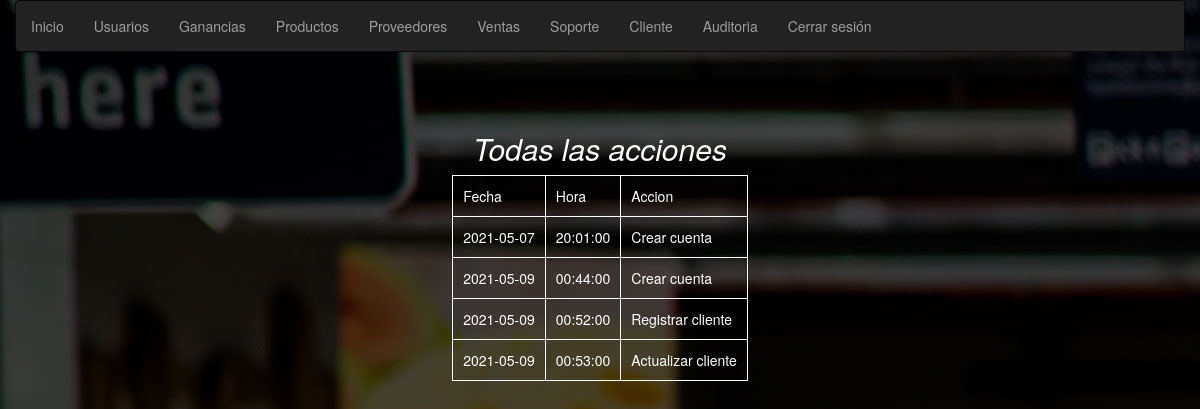
Screenshot of /frontend/view/user_auditoria.php with the database file from the repository.
### tables this page shows
CREATE TABLE `auditoria` (
  `cod_aud` int(11) NOT NULL,
  `fec_aud` date NOT NULL,
  `hor_aud` time NOT NULL,
  `acc_aud` varchar(30) NOT NULL
);

### backend/class/conexion.php (called while the page is built, shortened)
<?php
class connection{
    private $server;
    private $user;
    private $pass;
    private $dataBase;
    private $connection_exec;
    public $query_exec;
    public $pointer;
    public function __construct(){
         $this->server = 'localhost';
         $this->user = 'root';
         $this->pass = '';
         $this->dataBase = 'variedades_tricolor';
    }
    public function connectionDB(){
        $this->connection_exec = new mysqli($this->server,$this->user,$this->pass,$this->dataBase);
    }
    public function query_go(){
        return $this->connection_exec->query( $this->query_exec);
    }
    public function data_box(){
        return $this->pointer->fetch_assoc();
    }
}
?>

### backend/class/auditoria.php (called while the page is built, shortened)
<?php
require_once('conexion.php');
class auditoria extends connection{
function read_aud(){
	$this->query_exec = "SELECT * FROM auditoria;";
	return $this->query_go();
}
}
 ?>

### frontend/view/user_auditoria.php (the view, shortened to what this page needs)
<?php
require("shorcut_user.php");
require('../../backend/class/auditoria.php');
$aud = new auditoria;
?>
<center>
<div class="row">
	<div class="col-sm-12">
		<br><br>
		<h2><cite>Todas las acciones</cite></h2>
		<table>
					<tr>
						<td>
							Fecha
						</td>
						<td>
							Hora
						</td>
						<td>
							Accion
						</td>
					</tr>
			<?php
				$aud->pointer = $aud->read_aud();
				while($data = $aud->data_box()){
			?>
				<tr>
						<td>
							<?php echo $data['fec_aud'];?>
						</td>
						<td>
							<?php echo $data['hor_aud'];?>
						</td>
						<td>
							<?php echo $data['acc_aud'];?>
						</td>
							<?php
				}
			?>
		</table>
	</div>
</div>
</center>

### frontend/css/estilos.css (style rules this page uses)
body { background-image: url(font_final.jpg) !important; color: #FFFFFF !important; }
table tr td { background: transparent; color: #FFFFFF; border: 1px solid #FFFFFF; }
h2 { font-size: 30px; color: blue; }

### frontend/view/shorcut_user.php (style rules this page uses)
td { padding:10px; }

### rows the page displays
auditoria: fec_aud "2021-05-07", hor_aud "20:01:00", acc_aud "Crear cuenta"
auditoria: fec_aud "2021-05-09", hor_aud "00:44:00", acc_aud "Crear cuenta"
auditoria: fec_aud "2021-05-09", hor_aud "00:52:00", acc_aud "Registrar cliente"
auditoria: fec_aud "2021-05-09", hor_aud "00:53:00", acc_aud "Actualizar cliente"
